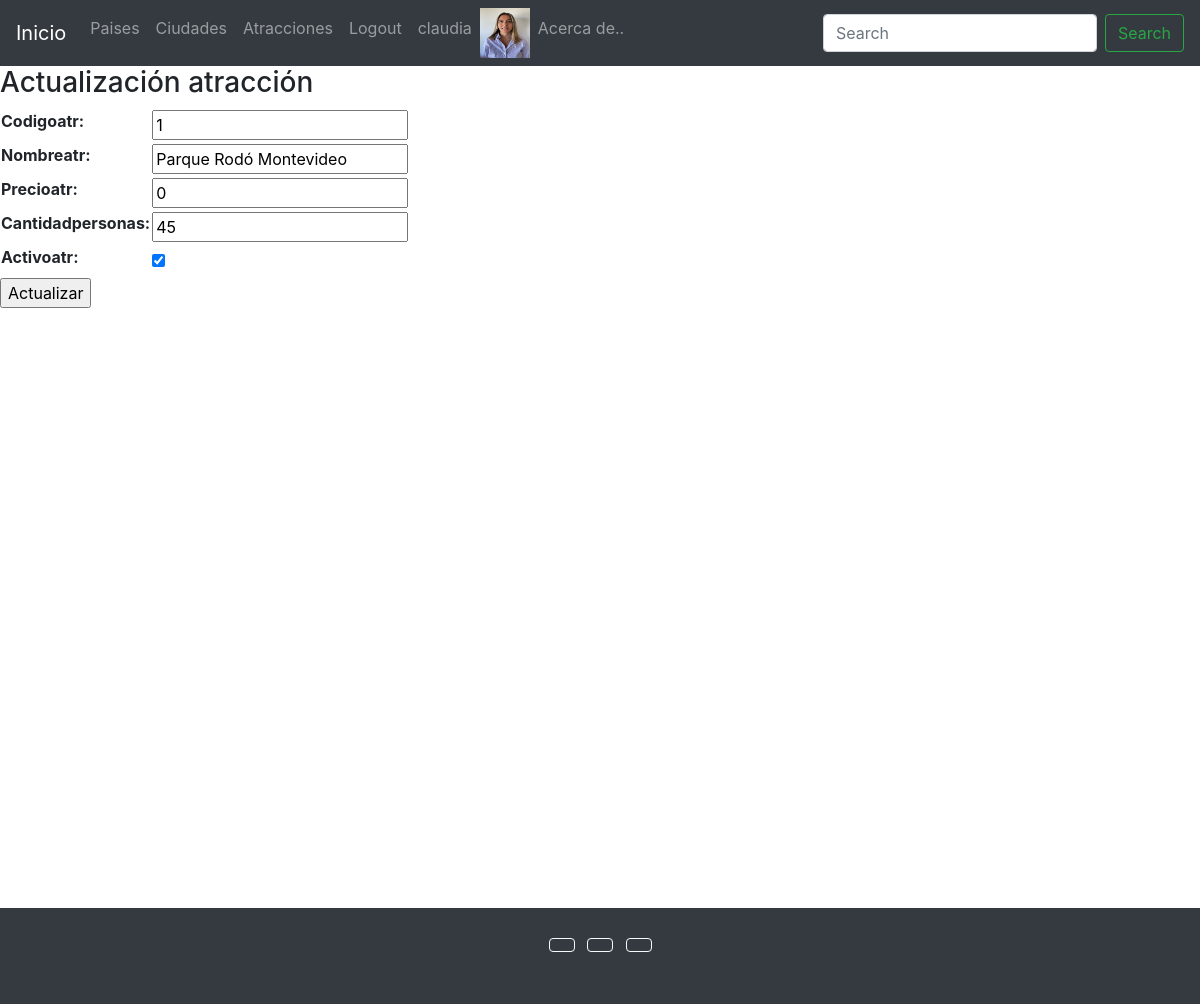
Page /atracciones/actualizar-atracciones/1/ (signed in) on the committed database.
### usuarios/models.py (models this page shows)
class UsuarioPerfil(models.Model):
    usuario = models.OneToOneField(User, on_delete=models.CASCADE, related_name='profile')
    telefono = models.CharField(max_length=25, null=True, blank=True)
    fecha_nac = models.DateField(null=True, blank=True)
    foto = models.ImageField(upload_to='profile_images', null=True, blank=True)

### atracciones/models.py (models this page shows)
class Atracciones(models.Model):
    codigoAtr = models.IntegerField()
    nombreAtr  = models.CharField(max_length=100)
    precioAtr = models.IntegerField()
    cantidadPersonas = models.IntegerField()
    activoAtr = models.BooleanField()
    fotoAtr = models.ImageField(upload_to='atr_images', null=True, blank=True)

### atracciones/views.py (the view, shortened to what this page needs)
# urls.py: path('actualizar-atracciones/<int:pk>/', actualizar_atracciones, name='actualizar_atracciones'),
def actualizar_atracciones(request, pk):
    atraccion = Atracciones.objects.get(id=pk)
    if request.method == 'GET':
        context = {
            'form': AtraccionesForm(
                initial={
                    'codigoAtr':atraccion.codigoAtr,
                    'nombreAtr':atraccion.nombreAtr,
                    'precioAtr':atraccion.precioAtr,
                    'cantidadPersonas':atraccion.cantidadPersonas,
                    'activoAtr':atraccion.activoAtr,
                }
            )
        }
        return render(request, 'atracciones/actualizar_atracciones.html', context=context)

### atracciones/forms.py
class AtraccionesForm(forms.Form):
    codigoAtr = forms.IntegerField()
    nombreAtr = forms.CharField(max_length=100)
    precioAtr = forms.IntegerField()
    cantidadPersonas = forms.IntegerField()
    activoAtr = forms.BooleanField()

### templates/atracciones/actualizar_atracciones.html (shortened to what this page needs)
{% extends 'base.html' %}
{% block content %}
    <h3>Actualización atracción</h3>
    {% if form %}
        <form action="" method="POST" enctype="multipart/form-data">
            <table>
                {{form.as_table}}
            </table>
            <input type="submit" value="Actualizar">
        </form>
    {% endif %}
{% endblock %}

### templates/base.html (shortened to what this page needs)
<!DOCTYPE html>
<html lang="en">
<head>
    <link rel="stylesheet" href="https://cdn.jsdelivr.net/npm/bootstrap@4.6.2/dist/css/bootstrap.min.css"
>
</head>
<body>
    <header>
        <nav class="navbar navbar-expand-lg navbar-dark bg-dark">
            <a class="navbar-brand" href="/">Inicio</a>
            <div class="collapse navbar-collapse" id="navbarSupportedContent">
                <ul class="navbar-nav mr-auto">
                    <li class="nav-item">
                        <a class="nav-link" href="/paises/listar-paises/">Paises</a>
                    </li>
                    <li class="nav-item">
                        <a class="nav-link" href="/ciudades/listar-ciudades/">Ciudades</a>
                    </li>
                    <li class="nav-item">
                        <a class="nav-link" href="/atracciones/listar-atracciones/">Atracciones</a>
                    </li>
                    {% if request.user.is_authenticated %}
                    <li class="nav-item">
                        <a class="nav-link" href="/usuarios/logout/">Logout</a>
                    </li>
                    <li class="nav-item">
                        <a class="nav-link" href="/usuarios/actualizar/">{{request.user.username}}</a>
                    </li>
                        {% if request.user.profile.profile_picture.url != '' %}
                            <img src="{{request.user.profile.foto.url}}" alt="foto" width="50px" height="50px">
                        {% endif %}
                    {% endif %}
                    <li class="nav-item">
                        <a class="nav-link" href="/galeria/acercade/">Acerca de..</a>
                    </li>
                </ul>
                <form class="form-inline my-2 my-lg-0" action="/paises/listar-paises/" method="GET">
                    <input class="form-control mr-sm-2" type="search" placeholder="Search" aria-label="Search" name="search">
                    <button class="btn btn-outline-success my-2 my-sm-0" type="submit">Search</button>
                </form>
            </div>
        </nav>
    </header>
    {% block content %}
    {% endblock %}
    <footer class="bg-dark text-center text-white" style="margin-top:600px;">
        <div class="container p-4">
        <section class="mb-4">
            <a class="btn btn-outline-light btn-floating m-1" href="#!" role="button"
            ></a>
            <a class="btn btn-outline-light btn-floating m-1" href="#!" role="button"
            ></a>
            <a class="btn btn-outline-light btn-floating m-1" href="#!" role="button"
            ></a>
</body>
</html>

### rows in the picture
Atracciones: codigoAtr "1", nombreAtr "Parque Rodó Montevideo", precioAtr "0", cantidadPersonas "45", activoAtr "☑"

### other values in the picture
{{ request.user.username }} "claudia"
